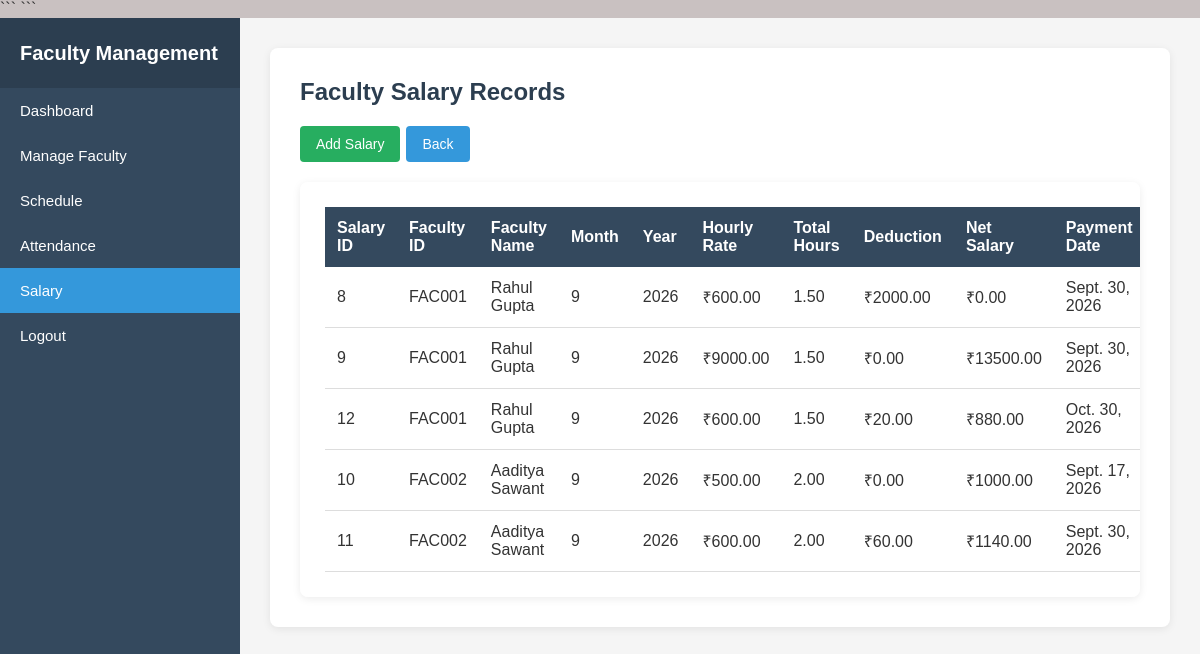
The app's page /view-salary/ (signed in) with its own data.
### faculty/models.py (models this page shows, shortened)
class Salary(models.Model):
    SalaryID = models.AutoField(primary_key=True)
    FacultyID = models.ForeignKey(
        Faculty,
        on_delete=models.CASCADE,
        related_name="salary_records"
    )
    HourlyRate = models.DecimalField(
        max_digits=10,
        decimal_places=2
    )
    TotalHours = models.DecimalField(
        max_digits=10,
        decimal_places=2,
        default=0
    )
    Deduction = models.DecimalField(
        max_digits=10,
        decimal_places=2,
        default=0
    )
    NetSalary = models.DecimalField(
        max_digits=10,
        decimal_places=2,
        default=0
    )
    PaymentDate = models.DateField(
        null=True,
        blank=True
    )
    Month = models.IntegerField()
    Year = models.IntegerField()

class Faculty(models.Model):
    FacultyID = models.CharField(max_length=10, primary_key=True)
    Password = models.CharField(max_length=255, blank=True)
    ProfilePhoto = models.ImageField(upload_to="faculty_photos/", blank=True)
    FirstName = models.CharField(max_length=50)
    LastName = models.CharField(max_length=50)
    Gender = models.CharField(max_length=20)
    DOB = models.DateField()
    Email = models.EmailField()
    ContactNumber = models.CharField(max_length=10)
    Address = models.TextField()
    Qualification = models.CharField(max_length=100)
    Designation = models.CharField(max_length=100)
    JoiningDate = models.DateField()
    Experience = models.DecimalField(max_digits=4, decimal_places=1)
    Status = models.CharField(max_length=20)

### faculty/views.py (the view)
def view_salary(request):
    if "admin_id" not in request.session:
        return redirect("login")
    salary_records = Salary.objects.select_related(
        "FacultyID"
    ).order_by(
        "-Year",
        "-Month",
        "FacultyID"
    )
    return render(
        request,
        "view_salary.html",
        {
            "salary_records": salary_records
        }
    )

### templates/view_salary.html (shortened to what this page needs)
{% load static %}
<!DOCTYPE html>
<html lang="en">
<head>
<link rel="stylesheet" href="{% static 'style.css' %}">
```
</head>
<body>
<div class="dashboard-container">
<aside class="sidebar">
    <div class="sidebar-header">
        <h2>Faculty Management</h2>
    </div>
    <ul class="sidebar-menu">
        <li>
            <a href="{% url 'dashboard' %}">
                Dashboard
            </a>
        </li>
        <li>
            <a href="{% url 'manage_faculty' %}">
                Manage Faculty
            </a>
        </li>
        <li>
                <a href="{% url 'schedule' %}">
                    Schedule
                </a>
        </li>
        <li>
            <a href="{% url 'attendance' %}">
                Attendance
            </a>
        </li>
        <li>
            <a href="{% url 'salary' %}" class="active">
                Salary
            </a>
        </li>
        <li>
            <a href="{% url 'logout' %}">
                Logout
            </a>
        </li>
    </ul>
</aside>
<main class="main-content">
    <div class="view-page">
        <div class="view-page-card">
            <h2>Faculty Salary Records</h2>
            <div class="action-buttons" style="margin-bottom: 20px;">
                <a
                    href="{% url 'add_salary' %}"
                    class="btn btn-success"
                >
                    Add Salary
                </a>
                <a
                    href="{% url 'salary' %}"
                    class="btn btn-primary"
                >
                    Back
                </a>
            </div>
            <div class="table-container">
                <table class="data-table">
                    <thead>
                        <tr>
                            <th>Salary ID</th>
                            <th>Faculty ID</th>
                            <th>Faculty Name</th>
                            <th>Month</th>
                            <th>Year</th>
                            <th>Hourly Rate</th>
                            <th>Total Hours</th>
                            <th>Deduction</th>
                            <th>Net Salary</th>
                            <th>Payment Date</th>
                        </tr>
                    </thead>
                    <tbody>
                        {% for record in salary_records %}
                        <tr>
                            <td>
                                {{ record.SalaryID }}
                            </td>
                            <td>
                                {{ record.FacultyID.FacultyID }}
                            </td>
                            <td>
                                {{ record.FacultyID.FirstName }}
                                {{ record.FacultyID.LastName }}
                            </td>
                            <td>
                                {{ record.Month }}
                            </td>
                            <td>
                                {{ record.Year }}
                            </td>
                            <td>
                                ₹{{ record.HourlyRate }}
                            </td>
                            <td>
                                {{ record.TotalHours }}
                            </td>
                            <td>
                                ₹{{ record.Deduction }}
                            </td>
                            <td>
                                ₹{{ record.NetSalary }}
                            </td>
                            <td>
                                {% if record.PaymentDate %}
                                    {{ record.PaymentDate }}
                                {% else %}
                                    Not Paid
                                {% endif %}
                            </td>
                        </tr>
                        {% empty %}
                        <tr>
                            <td colspan="11" class="no-records">
                                No salary records found.
                            </td>
                        </tr>
                        {% endfor %}
                    </tbody>
                </table>
            </div>
        </div>
    </div>
</main>
</div>
</body>
</html>

### static/style.css (style rules this page uses)
* { box-sizing: border-box; }
body { margin: 0; padding: 0; font-family: Arial, sans-serif; background: #c9c1c1; color: #333; }
a { text-decoration: none; }
.dashboard-container { display: flex; width: 100%; min-height: 100vh; }
.sidebar { width: 240px; min-width: 240px; background: #34495e; min-height: 100vh; flex-shrink: 0; }
.sidebar-header { height: 70px; background: #2c3e50; display: flex; align-items: center; padding: 0 20px; }
.sidebar-header h2 { color: white; font-size: 20px; margin: 0; }
.sidebar-menu { list-style: none; padding: 0; margin: 0; }
.sidebar-menu li { margin: 0; padding: 0; }
.sidebar-menu li a { display: block; color: white; padding: 14px 20px; font-size: 15px; transition: 0.2s; }
.sidebar-menu li a.active { background: #3498db; }
.main-content { flex: 1; min-width: 0; background: #f5f5f5; }
.btn { display: inline-block; border: none; border-radius: 4px; padding: 10px 16px; cursor: pointer; font-size: 14px; text-align: center; }
.btn-primary { background: #3498db; color: white; }
.btn-success { background: #27ae60; color: white; }
.table-container { background: white; padding: 25px; border-radius: 8px; box-shadow: 0 2px 8px rgba(0, 0, 0, 0.08); overflow-x: auto; }
.data-table { width: 100%; border-collapse: collapse; }
.data-table th { background: #34495e; color: white; padding: 12px; text-align: left; }
.data-table td { padding: 12px; border-bottom: 1px solid #ddd; }
.action-buttons { display: flex; gap: 6px; }
.view-page { padding: 30px; }
.view-page-card { background: white; padding: 30px; border-radius: 8px; box-shadow: 0 2px 8px rgba(0, 0, 0, 0.08); }
.view-page-card h2 { color: #2c3e50; margin-top: 0; }

### records on screen
Salary: SalaryID "8", FacultyID.FacultyID "FAC001", FacultyID.FirstName "Rahul", FacultyID.LastName "Gupta", Month "9", Year "2026", HourlyRate "600.00", TotalHours "1.50", Deduction "2000.00", NetSalary "0.00", PaymentDate "Sept. 30, 2026"
Salary: SalaryID "9", FacultyID.FacultyID "FAC001", FacultyID.FirstName "Rahul", FacultyID.LastName "Gupta", Month "9", Year "2026", HourlyRate "9000.00", TotalHours "1.50", Deduction "0.00", NetSalary "13500.00", PaymentDate "Sept. 30, 2026"
Salary: SalaryID "12", FacultyID.FacultyID "FAC001", FacultyID.FirstName "Rahul", FacultyID.LastName "Gupta", Month "9", Year "2026", HourlyRate "600.00", TotalHours "1.50", Deduction "20.00", NetSalary "880.00", PaymentDate "Oct. 30, 2026"
Salary: SalaryID "10", FacultyID.FacultyID "FAC002", FacultyID.FirstName "Aaditya", FacultyID.LastName "Sawant", Month "9", Year "2026", HourlyRate "500.00", TotalHours "2.00", Deduction "0.00", NetSalary "1000.00", PaymentDate "Sept. 17, 2026"
Salary: SalaryID "11", FacultyID.FacultyID "FAC002", FacultyID.FirstName "Aaditya", FacultyID.LastName "Sawant", Month "9", Year "2026", HourlyRate "600.00", TotalHours "2.00", Deduction "60.00", NetSalary "1140.00", PaymentDate "Sept. 30, 2026"
